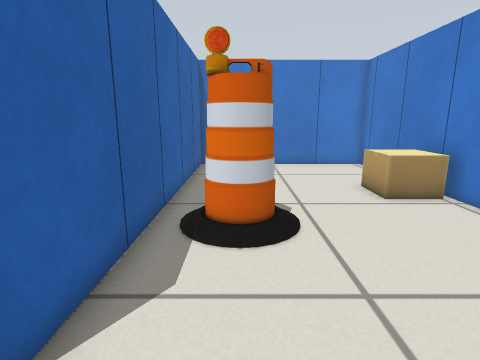
view 1 (above)

24 first-person views from a walk through a world built for the Gazebo simulator. The camera is 0.54 m above the floor, tilts 12° down and sees 80° across. The floor is counted in squares, 0.2 m on a side. Each view is taken from the middle of a square. On the plan, view 1 faces up. The plan holds only what a view shows up to about 19 squares ahead; the rest is blank. Some stock models are drawn as simple stand-ins.

view 2
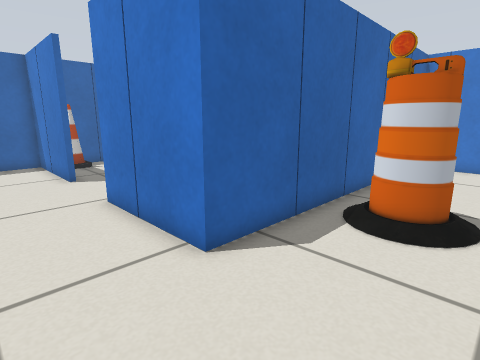

view 3
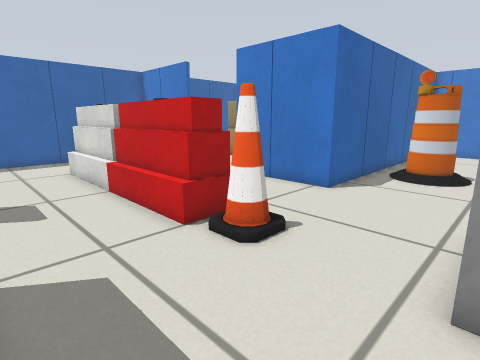

view 4
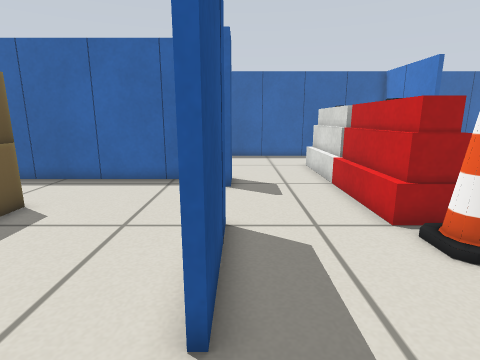

view 5
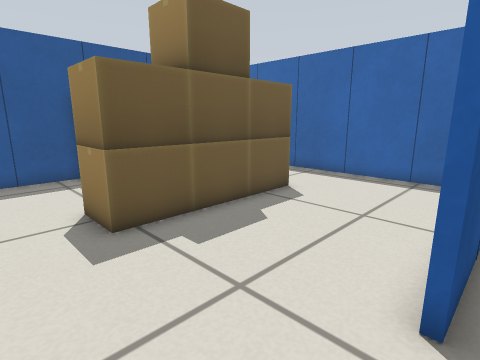

view 6
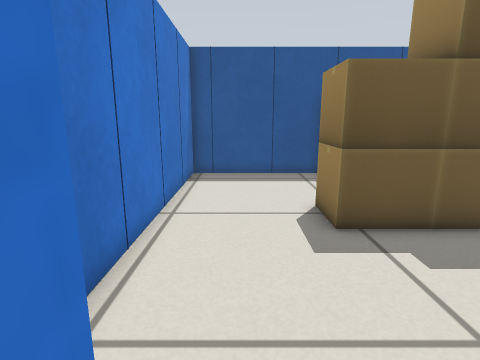

view 7
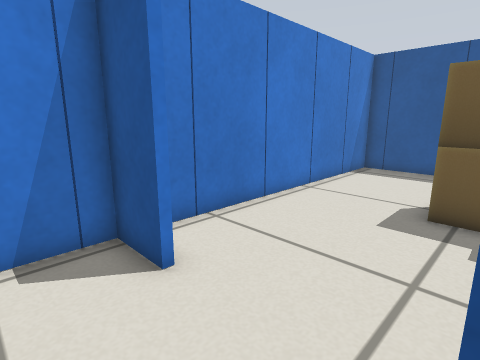

view 8
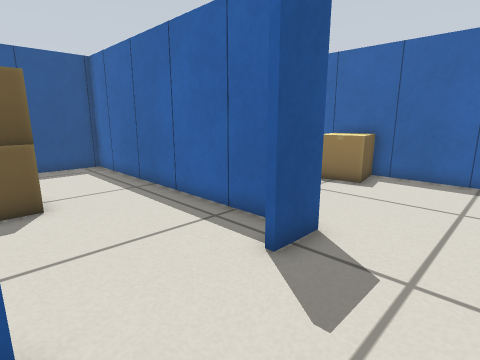

view 9
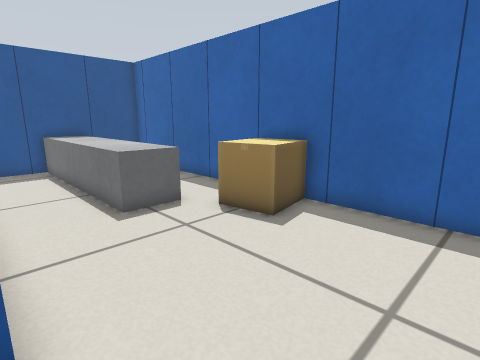

view 10
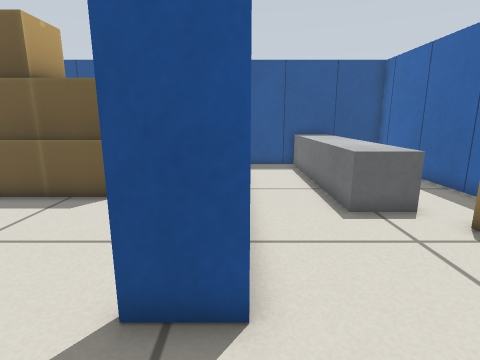

view 11
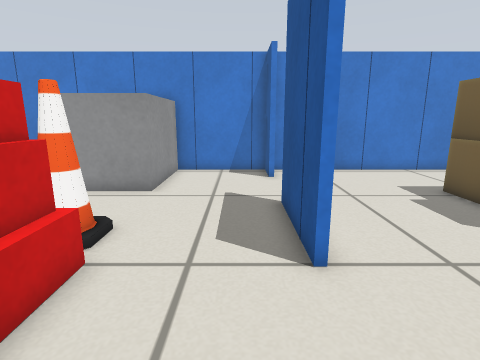

view 12
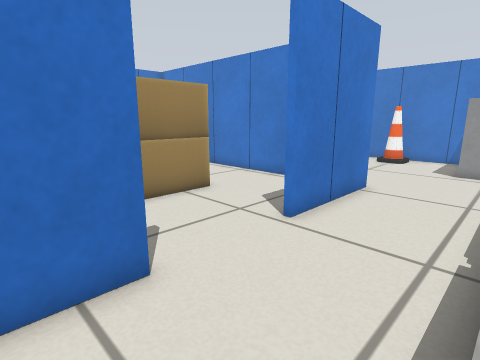

view 13
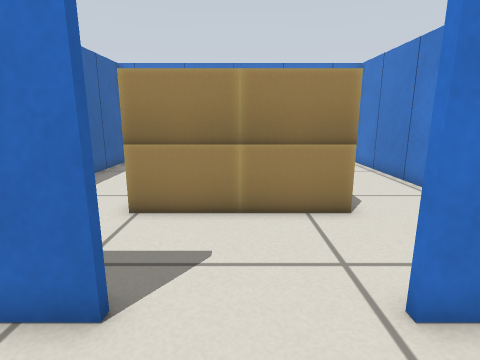

view 14
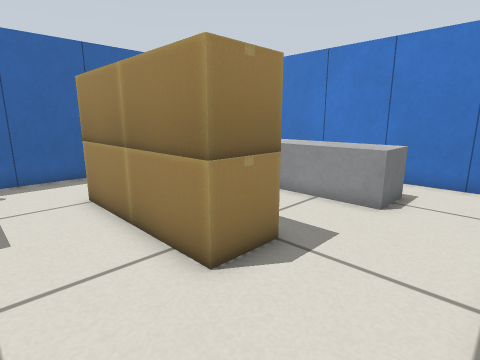

view 15
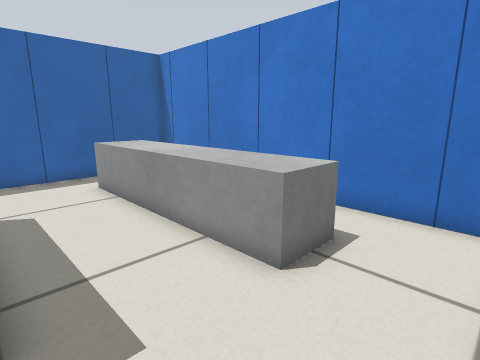

view 16
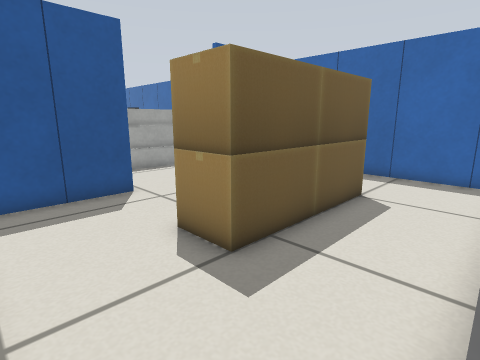

view 17
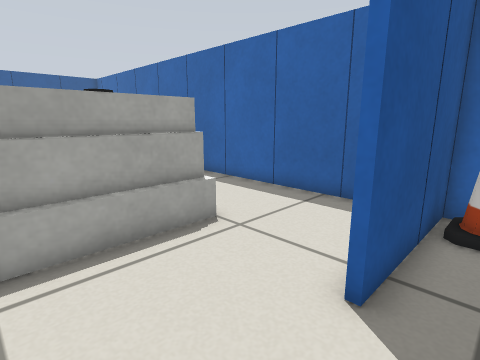

view 18
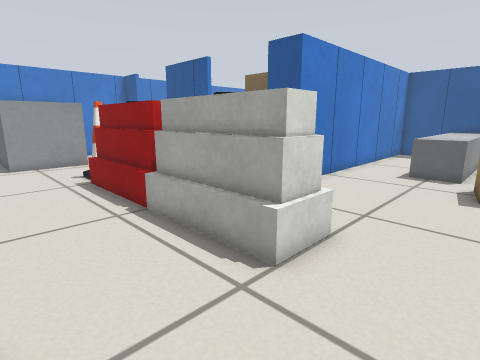

view 19
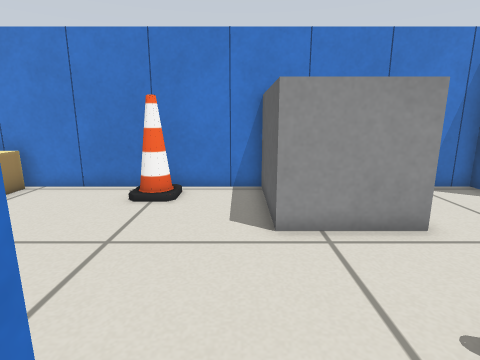

view 20
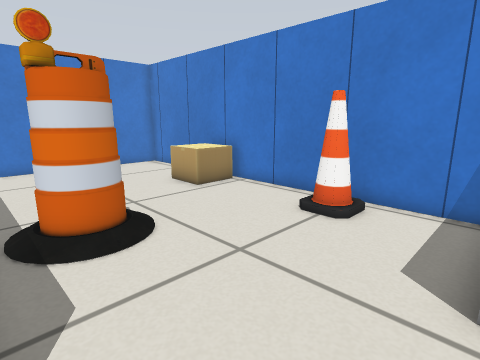

view 21
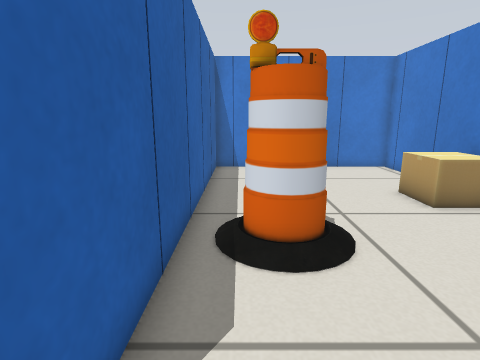

view 22
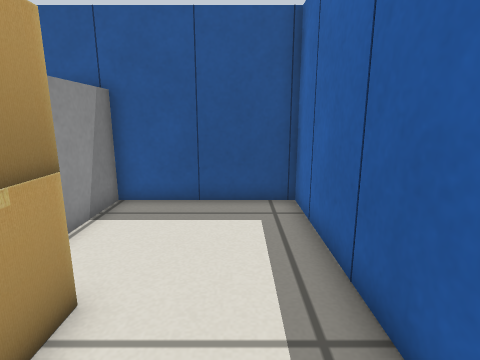

view 23
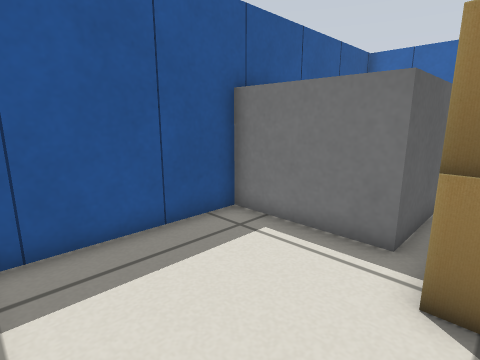

view 24
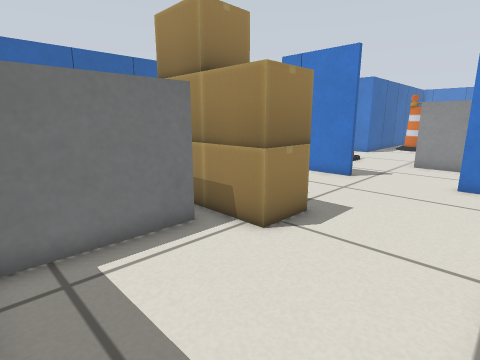

### Floor plan
Points are (right, up) in squares from view 1. A wall is a line through its corners. A room is listed if a view was taken in it or the views show most of it. See-through windows are left out.
Room 1 (views 1, 2, 3, 4, 5, 6, 7, 8, 9, 10, 11, 12, 13, 14, 15, 16, 17, 18, 19, 20, 21, 22, 23, 24)
walls: (-7.8, 2.6) (-3.6, 2.6); (-3.3, -8.4) (1.1, -8.4); (-2.6, 6.1) (-2.6, 17.2); (-8.9, -9.8) (-8.9, -22.4) (-3.4, -22.4); (1.2, -8.6) (-1.1, -8.6); (-14.5, 2.6) (-11.9, 2.6) (-11.9, 2.4) (-14.5, 2.4); (5.2, -8.4) (7.4, -8.4) (7.4, -3.6); (-16.4, 2.4) (-17.4, 2.4) (-17.4, -9.2); (7.4, 0.3) (7.4, 9.3); (6, -8.6) (5.4, -8.6); (-17.4, -12.4) (-17.4, -22.4) (-15.4, -22.4); (-9.1, -19.2) (-9.1, -8.4) (-7.4, -8.4); (7.4, 11.6) (7.4, 17.4) (-2.4, 17.4) (-2.4, 2.4) (-7.6, 2.4); (-3.5, 17.4) (-17.4, 17.4) (-17.4, 2.6) (-16.4, 2.6); (1.5, -22.4) (7.4, -22.4) (7.4, -8.9); (-13.7, -22.4) (-9.6, -22.4)
objects: other object (-17, -12) to (-15, -10); cone (-17, 3) to (-16, 4); blue box (-17, 12); other object (-17, 15); other object (-15, -22); other object (-15, 2); blue box (-15, 3); grey box (-15, 13) to (-6, 15); grey box (-14, -22) to (-12, -13); barrier (-13, -4) to (-8, -2); other object (-13, 7) to (-10, 7); other object (-13, 9) to (-10, 9); blue box (-9, -20); blue box (-9, -17); blue box (-9, -14); blue box (-9, -11); other object (-9, 7) to (-7, 9); barrier (-7, -4) to (-3, -2); other object (-4, -17) to (-3, -15); grey box (-3, -22) to (1, -18); other object (-2, -17) to (0, -15); cone (-2, -3) to (-1, -3); other object (-1, -16); barrel (-1, 7) to (1, 8); other object (1, -17) to (2, -15); grey box (3, -3) to (7, 0); other object (5, 10) to (7, 11); other object (5, 17); cone (6, 4); other object (7, -20); blue box (7, -17)

Where each view was taken, in squares from view 1:
view 1: 0 up, 0 right, facing up
view 2: 1 down, 2 right, facing up-left
view 3: 8 down, 3 right, facing up-left
view 4: 8 down, 4 right, facing left
view 5: 8 down, 5 right, facing down-left
view 6: 8 down, 5 right, facing down
view 7: 6 down, 1 right, facing down-right
view 8: 5 down, 3 left, facing down-left
view 9: 5 down, 9 left, facing down-left
view 10: 5 down, 9 left, facing down
view 11: 7 down, 8 left, facing right
view 12: 2 down, 14 left, facing up-right
view 13: 1 down, 10 left, facing up
view 14: 4 up, 3 left, facing up-left
view 15: 9 up, 3 left, facing up-left
view 16: 13 up, 3 left, facing down-left
view 17: 4 up, 8 left, facing down-left
view 18: 2 up, 16 left, facing down-right
view 19: 1 up, 4 left, facing right
view 20: 0 up, 2 left, facing up-right
view 21: 1 up, 1 left, facing up
view 22: 13 down, 7 left, facing down
view 23: 16 down, 7 right, facing down-left
view 24: 22 down, 7 right, facing up-left
